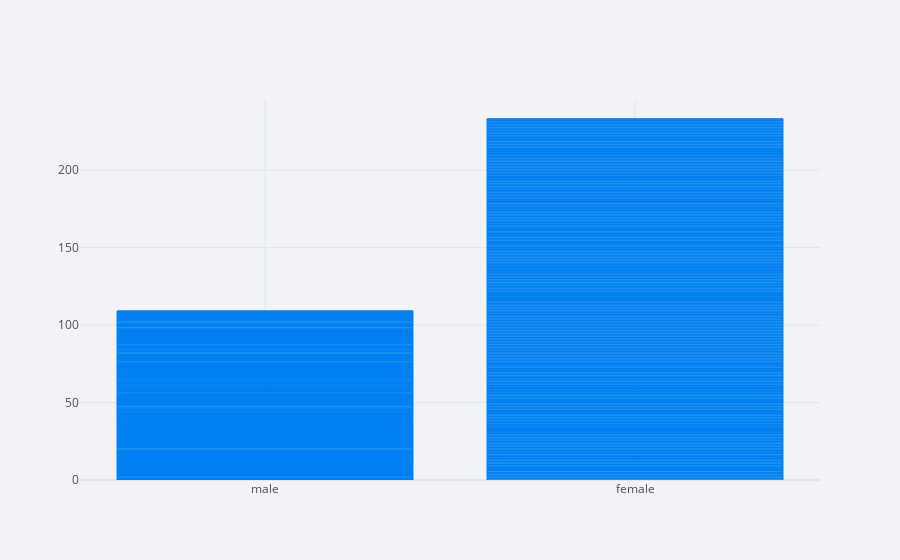

Write notebook code for a chart like this one.
### Code cell
df2.iplot(x = 'sex', y = 'survived', kind = 'bar')

### Figure 1 — Plotly figure (JSON) as saved in the notebook; plotly's stock layout.template omitted (floating-point values rounded to 4 significant figures; data arrays with more than 128 entries replaced by an {"elided": "..."} marker saying what was removed)
{"data": [{"marker": {"color": "rgba(0, 128, 240, 0.6)", "line": {"color": "rgba(0, 128, 240, 1.0)", "width": 1}}, "name": "survived", "orientation": "v", "text": "", "type": "bar", "x": {"elided": "891 str values"}, "y": {"elided": "891 int values"}}], "layout": {"legend": {"bgcolor": "#F2F3F7", "font": {"color": "#505050"}}, "paper_bgcolor": "#F2F3F7", "plot_bgcolor": "#F2F3F7", "title": {"font": {"color": "#484848"}}, "xaxis": {"gridcolor": "#E1E5ED", "showgrid": true, "tickfont": {"color": "#505050"}, "title": {"font": {"color": "#505050"}, "text": ""}, "zerolinecolor": "#E1E5ED"}, "yaxis": {"gridcolor": "#E1E5ED", "showgrid": true, "tickfont": {"color": "#505050"}, "title": {"font": {"color": "#505050"}, "text": ""}, "zerolinecolor": "#E1E5ED"}}}
